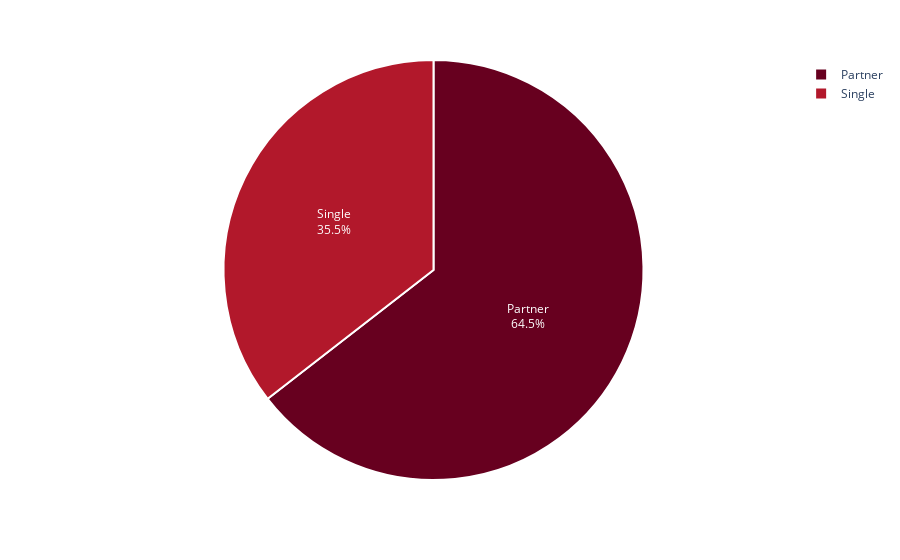

This figure's notebook cell:
### Markdown cell above
### Exploratory Data Analysis
#### Marital Status

### Code cell
maritalstatus = customer.Marital_Status.value_counts()

fig = px.pie(maritalstatus, 
             values = maritalstatus.values, 
             names = maritalstatus.index,
             color_discrete_sequence=px.colors.sequential.RdBu)
fig.update_traces(textposition='inside', textinfo='percent+label', 
                  marker = dict(line = dict(color = 'white', width = 2)))
fig.show()

### Figure 1 — Plotly figure (JSON) as saved in the notebook; plotly's stock layout.template omitted (floating-point values rounded to 4 significant figures)
{"data": [{"domain": {"x": [0, 1], "y": [0, 1]}, "hovertemplate": "index=%{label}<br>value=%{value}<extra></extra>", "labels": ["Partner", "Single"], "legendgroup": "", "marker": {"line": {"color": "white", "width": 2}}, "name": "", "showlegend": true, "textinfo": "percent+label", "textposition": "inside", "type": "pie", "values": [1422, 783]}], "layout": {"legend": {"tracegroupgap": 0}, "margin": {"t": 60}, "piecolorway": ["rgb(103,0,31)", "rgb(178,24,43)", "rgb(214,96,77)", "rgb(244,165,130)", "rgb(253,219,199)", "rgb(247,247,247)", "rgb(209,229,240)", "rgb(146,197,222)", "rgb(67,147,195)", "rgb(33,102,172)", "rgb(5,48,97)"]}}
